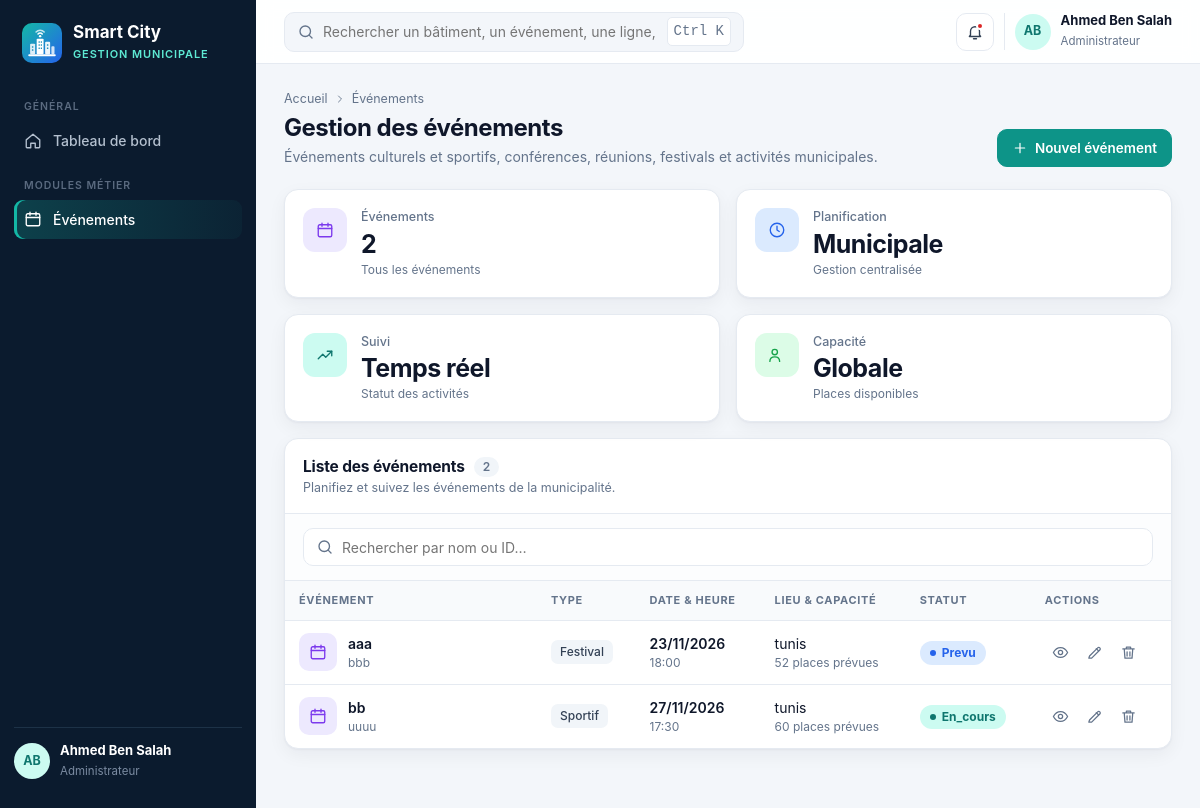
The app's page /evenements/liste/ with its own data.
### EvenementsApp/models.py (models this page shows)
class Evenement(models.Model):
    id_evenement = models.IntegerField(primary_key=True)
    nom = models.CharField(max_length=20, null=False, blank=False)
    description = models.TextField()
    type = models.CharField(max_length=20, choices=[('cul','Culturel'), ('s','Sportif'), ('conf','Conference'), ('r','Reunion'), ('f','Festival'), ('a','Autre')])
    date_heure = models.DateTimeField(null=False, blank=False)
    lieu = models.CharField(max_length=20, null=False, blank=False)
    capacite = models.PositiveIntegerField(null=False, blank=False)
    statut = models.CharField(max_length=20, choices=[('p','Prevu'), ('EC','En_cours'), ('t','Termine'), ('a','Annule')])

### EvenementsApp/views.py (the view)
# urls.py: path('liste/', Liste_Evenement.as_view(), name='liste_evenement'),
class Liste_Evenement(ListView):
    model=Evenement
    template_name='evenement/list.html'
    def get_queryset(self):
        queryset = super().get_queryset()
        recherche = self.request.GET.get('q', '').strip()
        if recherche:
            filtres = Q(nom__icontains=recherche)
            if recherche.isdigit():
                filtres |= Q(id_evenement=int(recherche))
            queryset = queryset.filter(filtres)
        return queryset

### templates/evenement/list.html (shortened to what this page needs)
{% extends "base.html" %}
{% block content %}
<div class="page-head">
  <div>
    <div class="crumbs"><span>Accueil</span> <svg class="i" style="width:12px;height:12px" viewBox="0 0 24 24"><path d="m9 6 6 6-6 6"/></svg> <span>Événements</span></div>
    <h1>Gestion des événements</h1>
    <p>Événements culturels et sportifs, conférences, réunions, festivals et activités municipales.</p>
  </div>
  <div class="actions">
    <a class="btn primary" href="{% url 'Evenement:create_evenement' %}">
      <svg class="i" viewBox="0 0 24 24"><path d="M12 5v14M5 12h14"/></svg> Nouvel événement
    </a>
  </div>
</div>
<div class="stats">
  <div class="card stat"><div class="ico c-violet"><svg class="i" viewBox="0 0 24 24"><rect x="3" y="5" width="18" height="16" rx="2"/><path d="M3 10h18M8 3v4M16 3v4"/></svg></div><div><div class="lbl">Événements</div><div class="val">{{ evenement_list|length }}</div><div class="hint">Tous les événements</div></div></div>
  <div class="card stat"><div class="ico c-blue"><svg class="i" viewBox="0 0 24 24"><circle cx="12" cy="12" r="9"/><path d="M12 7v5l3 2"/></svg></div><div><div class="lbl">Planification</div><div class="val">Municipale</div><div class="hint">Gestion centralisée</div></div></div>
  <div class="card stat"><div class="ico c-teal"><svg class="i" viewBox="0 0 24 24"><path d="M3 17l6-6 4 4 8-8"/><path d="M15 7h6v6"/></svg></div><div><div class="lbl">Suivi</div><div class="val">Temps réel</div><div class="hint">Statut des activités</div></div></div>
  <div class="card stat"><div class="ico c-green"><svg class="i" viewBox="0 0 24 24"><circle cx="9" cy="8" r="3.6"/><path d="M2.5 20.5c0-3.7 2.9-6 6.5-6s6.5 2.3 6.5 6"/></svg></div><div><div class="lbl">Capacité</div><div class="val">Globale</div><div class="hint">Places disponibles</div></div></div>
</div>
<div class="card panel">
  <div class="panel-head"><div><h2>Liste des événements <span class="count">{{ evenement_list|length }}</span></h2><p>Planifiez et suivez les événements de la municipalité.</p></div></div>
  <div class="toolbar">
    <div class="field-search">
      <svg class="i" viewBox="0 0 24 24"><circle cx="11" cy="11" r="7"/><path d="m20 20-3.5-3.5"/></svg>
      <input id="event-search" name="q" placeholder="Rechercher par nom ou ID…" value="{{ request.GET.q }}" data-live-search="#tbl" autocomplete="off">
    </div>
  </div>
  <div class="table-wrap">
    <table id="tbl">
      <thead><tr><th>Événement</th><th>Type</th><th>Date & heure</th><th>Lieu & capacité</th><th>Statut</th><th>Actions</th></tr></thead>
      <tbody>
        {% for evenement in evenement_list %}
        <tr data-event-name="{{ evenement.nom }}" data-event-id="{{ evenement.id_evenement }}">
          <td><div class="cell-main"><span class="thumb c-violet"><svg class="i" viewBox="0 0 24 24"><rect x="3" y="5" width="18" height="16" rx="2"/><path d="M3 10h18M8 3v4M16 3v4"/></svg></span><div><strong>{{ evenement.nom }}</strong><small>{{ evenement.description|truncatechars:38 }}</small></div></div></td>
          <td><span class="tag">{{ evenement.get_type_display }}</span></td>
          <td><strong>{{ evenement.date_heure|date:"d/m/Y" }}</strong><small>{{ evenement.date_heure|date:"H:i" }}</small></td>
          <td>{{ evenement.lieu }}<small>{{ evenement.capacite }} places prévues</small></td>
          <td><span class="badge s-{{ evenement.statut }}">{{ evenement.get_statut_display }}</span></td>
          <td><div class="row-actions">
            <a href="{% url 'Evenement:detail_evenement' pk=evenement.id_evenement %}" title="Consulter"><svg class="i" viewBox="0 0 24 24"><path d="M2 12s3.6-7 10-7 10 7 10 7-3.6 7-10 7S2 12 2 12z"/><circle cx="12" cy="12" r="3"/></svg></a>
            <a href="{% url 'Evenement:update_evenement' pk=evenement.id_evenement %}" title="Modifier"><svg class="i" viewBox="0 0 24 24"><path d="M4 20h4L19.5 8.5a2.1 2.1 0 0 0-3-3L5 17z"/><path d="m14.5 6.5 3 3"/></svg></a>
            <a class="danger" href="{% url 'Evenement:delete_evenement' pk=evenement.id_evenement %}" title="Supprimer" data-confirm="Supprimer cet événement ?"><svg class="i" viewBox="0 0 24 24"><path d="M4 7h16M10 11v6M14 11v6M9 7V4.5h6V7M6 7l1 13h10l1-13"/></svg></a>
          </div></td>
        </tr>
        {% empty %}
        <tr><td colspan="6" class="empty">Aucun événement trouvé.</td></tr>
        {% endfor %}
      </tbody>
    </table>
  </div>
</div>
{% endblock %}

### templates/base.html (shortened to what this page needs)
{% load static %}
<!DOCTYPE html>
<html lang="fr">
<head>
  <link rel="stylesheet" href="{% static 'css/style.css' %}">
</head>
<body>
  <div class="app">
    <aside class="sidebar">
      <a class="brand" href="{% url 'Evenement:liste_evenement' %}">
        <img src="{% static 'img/logo.svg' %}" alt="Smart City">
        <div><b>Smart City</b><small>Gestion municipale</small></div>
      </a>
      <nav class="nav">
        <div class="nav-label">Général</div>
        <a href="{% url 'Evenement:liste_evenement' %}">
          <svg class="i" viewBox="0 0 24 24"><path d="M3 10.5 12 3l9 7.5V20a1 1 0 0 1-1 1h-5v-6H9v6H4a1 1 0 0 1-1-1z"/></svg>
          Tableau de bord
        </a>
        <div class="nav-label">Modules métier</div>
        <a href="{% url 'Evenement:liste_evenement' %}" class="active">
          <svg class="i" viewBox="0 0 24 24"><rect x="3" y="5" width="18" height="16" rx="2"/><path d="M3 10h18M8 3v4M16 3v4"/></svg>
          Événements
        </a>
      </nav>
      <div class="side-foot">
        <span class="avatar">AB</span>
        <div class="who"><b>Ahmed Ben Salah</b><small>Administrateur</small></div>
      </div>
    </aside>
    <div class="main">
      <header class="topbar">
        <form class="topsearch" action="#">
          <svg class="i" viewBox="0 0 24 24"><circle cx="11" cy="11" r="7"/><path d="m20 20-3.5-3.5"/></svg>
          <input name="q" placeholder="Rechercher un bâtiment, un événement, une ligne, un document…">
          <kbd>Ctrl K</kbd>
        </form>
        <div class="top-actions">
          <a class="icon-btn" href="#" title="Notifications">
            <svg class="i" viewBox="0 0 24 24"><path d="M6 16v-5a6 6 0 0 1 12 0v5l1.5 2h-15z"/><path d="M10 21h4"/></svg>
            <span class="dot"></span>
          </a>
          <div class="top-user"><span class="avatar">AB</span><div><b>Ahmed Ben Salah</b><small>Administrateur</small></div></div>
        </div>
      </header>
      <main class="content">
        {% block content %}{% endblock %}
      </main>
    </div>
  </div>
</body>
</html>

### records on screen
Evenement: nom "aaa", description "bbb", type "Festival", date_heure "23/11/2026", date_heure "18:00", lieu "tunis", capacite "52", statut "Prevu"
Evenement: nom "bb", description "uuuu", type "Sportif", date_heure "27/11/2026", date_heure "17:30", lieu "tunis", capacite "60", statut "En_cours"

### other values on screen
{{ evenement_list|length }} "2"
